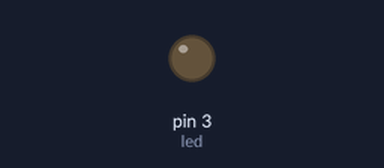
Simulated run of this sketch. Board: Arduino Uno, built with avr-gcc and run on an emulated ATmega328P. On the bench: output pins drawn as LEDs (lit = HIGH).

Above: at 0.05 s.
At 1.95 s:
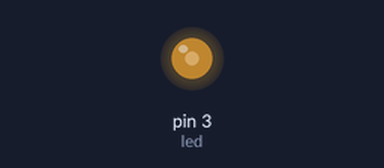
At 3.9 s:
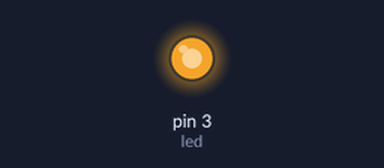
At 7.75 s:
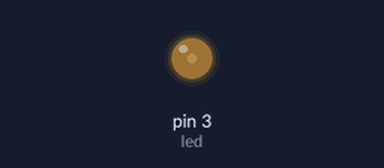
Timing chart, 0 to 11.1 s (numbered marks = the images above):
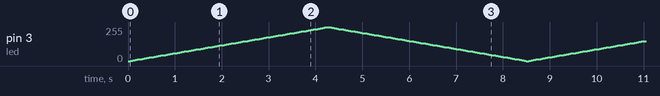

The sketch:

LED_Blinking__PART3_.ino
```cpp
int led = 3;           // the PWM pin the LED is attached to
int brightness = 0;    // how bright the LED is
int fadeAmount = 3;    // how many points to fade the LED by

// the setup routine runs once when you press reset:
void setup() {
  // declare pin 3 to be an output:
  pinMode(led, OUTPUT);
}

// the loop routine runs over and over again forever:
void loop() {
  // set the brightness of pin 3:
  analogWrite(led, brightness);

  // change the brightness for next time through the loop:
  brightness = brightness + fadeAmount;

  // reverse the direction of the fading at the ends of the fade:
  if (brightness <= 0 || brightness >= 255) {
    fadeAmount = -fadeAmount;
  }
  // wait for 30 milliseconds to see the dimming effect
  delay(50);
}
```
